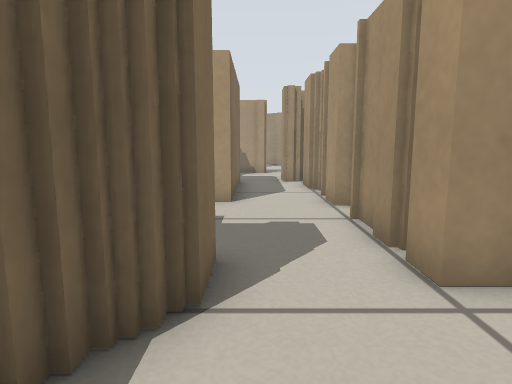
View 1 (above)

22 first-person views from a walk through a world built for the Player/Stage simulator. The camera is 0.39 m above the floor, tilts 8° down and sees 75° across. Floor lines are 1 m apart. The floor is counted in squares, 0.25 m on a side. Each view is taken from the middle of a square. On the plan, view 1 faces up. The plan holds only what a view shows up to about 16 squares ahead; the rest is blank. The place goes on beyond the plan. The robots in the file are not drawn.

View 2
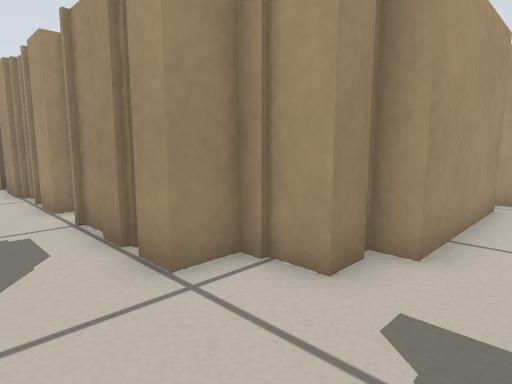

View 3
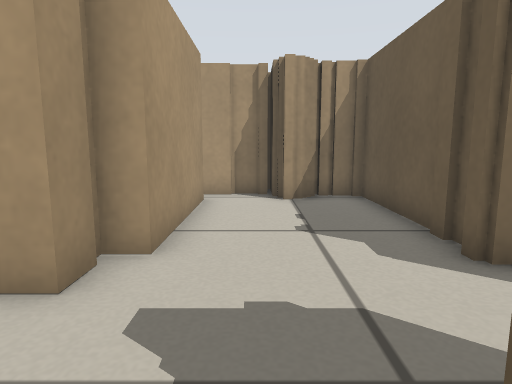

View 4
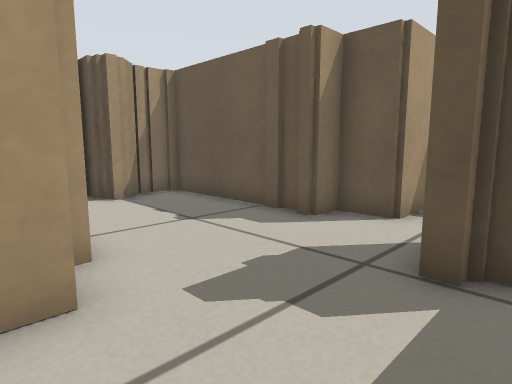

View 5
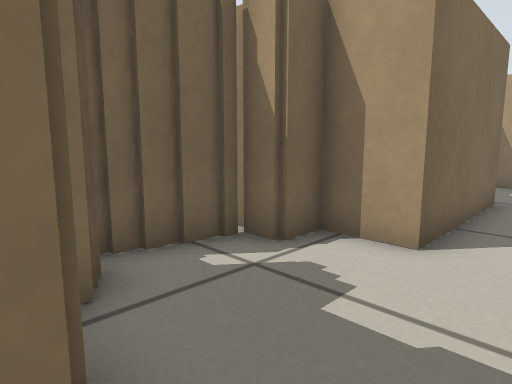

View 6
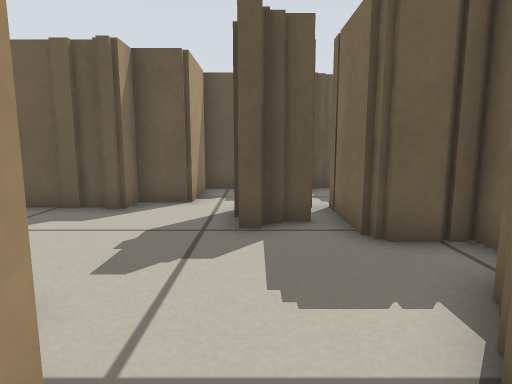

View 7
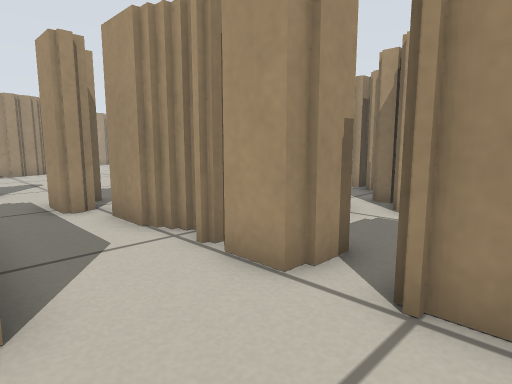

View 8
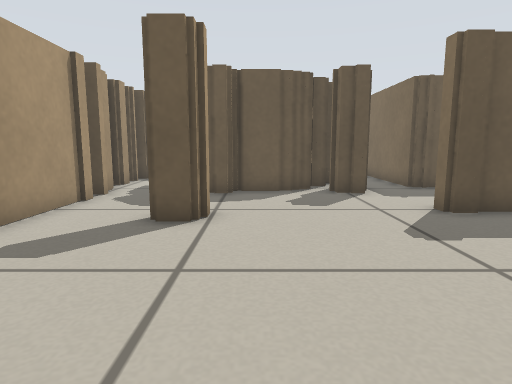

View 9
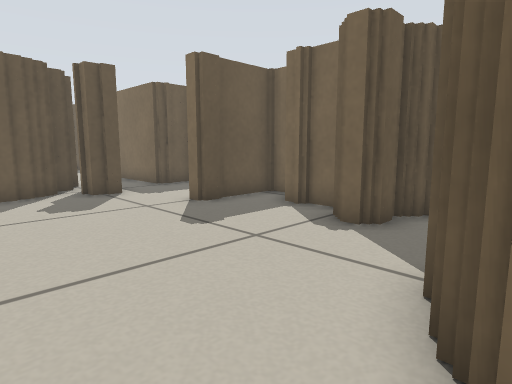

View 10
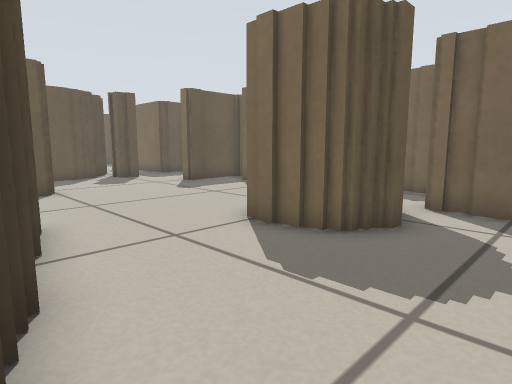

View 11
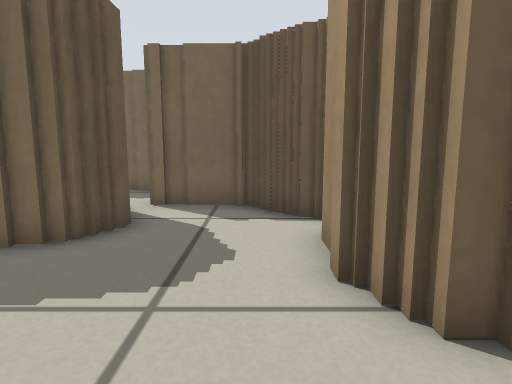

View 12
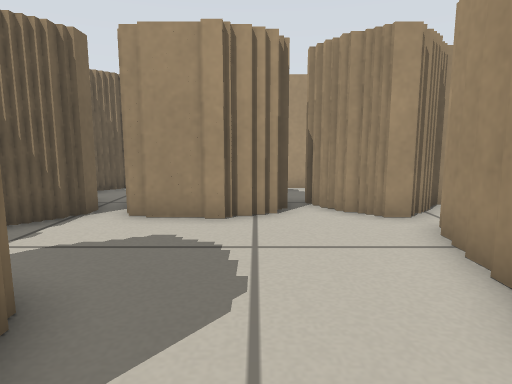

View 13
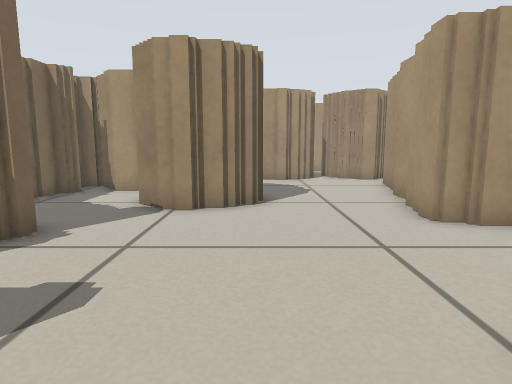

View 14
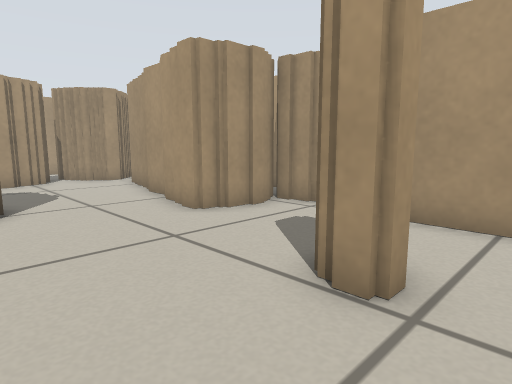

View 15
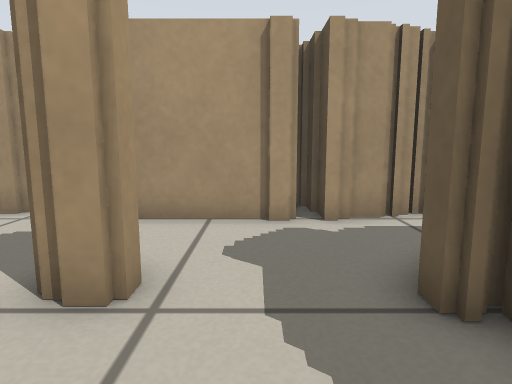

View 16
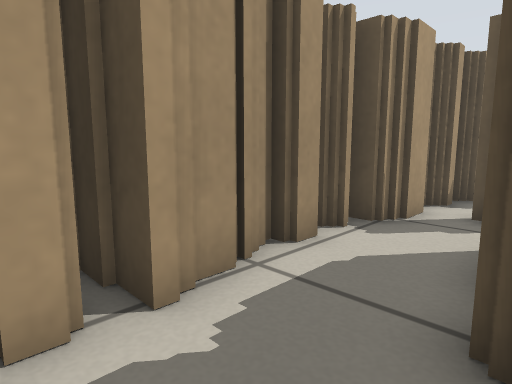

View 17
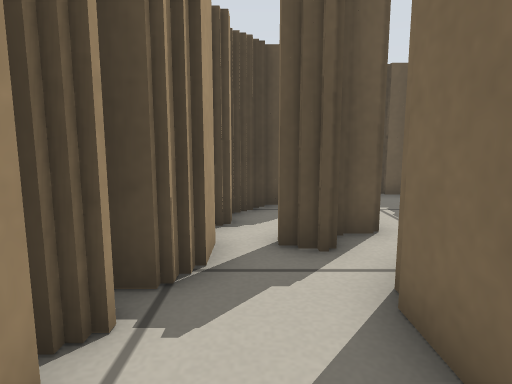

View 18
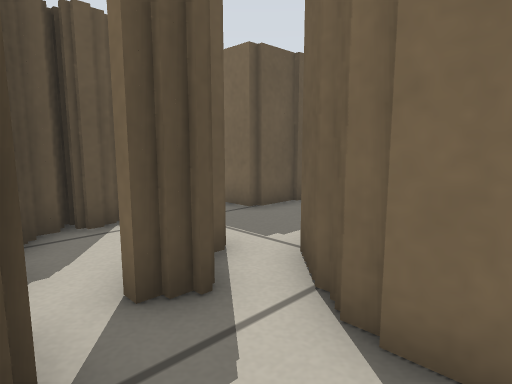

View 19
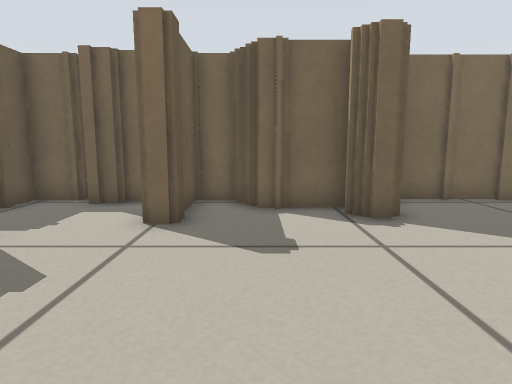

View 20
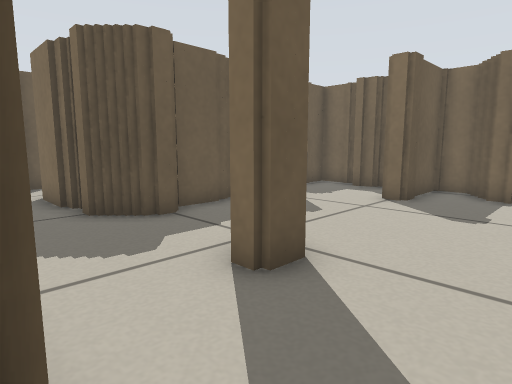

View 21
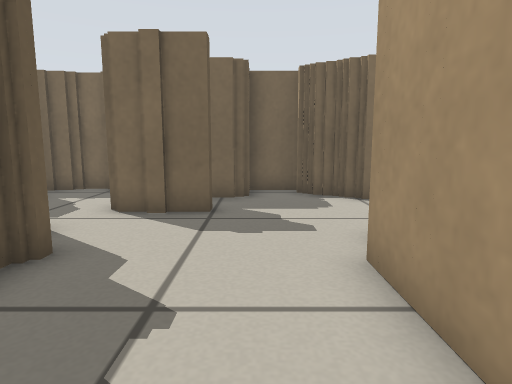

View 22
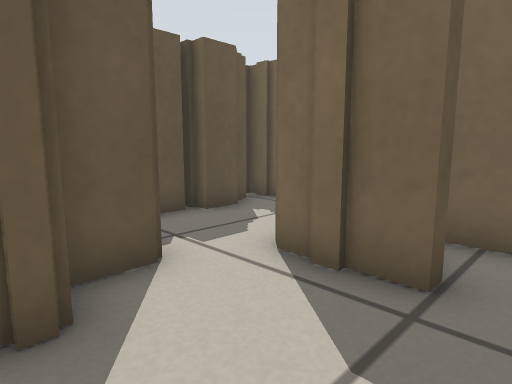

### Floor plan
Key: @ floor where view 1 was taken; # wall or solid block; . floor.
Columns run from 4 left of view 1 to 11 right of it. Each row starts with its distance up from view 1.
 34       ### #####
 33      ##.###..##
 32     ##........#
 31    ##........##
 30    ##........#
 29   #######....#
 28  ##..  ##...##
 27  # ..####...#
 26  #....##....#
 25  ##.........####
 24   ###........###
 23    ##..........#
 22    #..........##
 21   ##..........#
 20  ##.......##..#
 19   ###.........#
 18   #...........#
 17   #...........##
 16   #..##.####..#
 15   ##.#######..#
 14    #..##   #..##
 13    #..#    ##..#
 12    #..#    ##.##
 11    #..##  ##..##
 10    #..##  #.#.#
  9   ##..##...##.#
  8 ###...........#
  7 # ....###....##
  6 #.....###..###
  5 ####..# #.
  4    #..####
  3    #...###
  2   ##...#########
  1  ##............#
  0  ###@..........#
 -1    #..........##
 -2    ###........##
 -3    ###..#######
 -4      #.##
 -5  # ....#
 -6  #.....#
 -7  #######

Where each view was taken, in squares from view 1:
view 1: 0 up, 0 right, facing up
view 2: 0 up, 0 right, facing up-right
view 3: 0 up, 0 right, facing right
view 4: 3 up, 0 right, facing down-right
view 5: 4 up, 1 right, facing up-left
view 6: 5 up, 1 right, facing down
view 7: 6 up, 1 left, facing up-right
view 8: 27 up, 5 right, facing down
view 9: 27 up, 6 right, facing down-left
view 10: 32 up, 9 right, facing down-left
view 11: 32 up, 9 right, facing left
view 12: 26 up, 6 right, facing up
view 13: 18 up, 4 right, facing up
view 14: 18 up, 3 right, facing up-right
view 15: 18 up, 3 right, facing right
view 16: 18 up, 7 right, facing down-right
view 17: 15 up, 9 right, facing down
view 18: 13 up, 10 right, facing down-left
view 19: 21 up, 7 right, facing left
view 20: 23 up, 10 right, facing down-left
view 21: 0 up, 9 right, facing left
view 22: 0 up, 5 right, facing down-left
